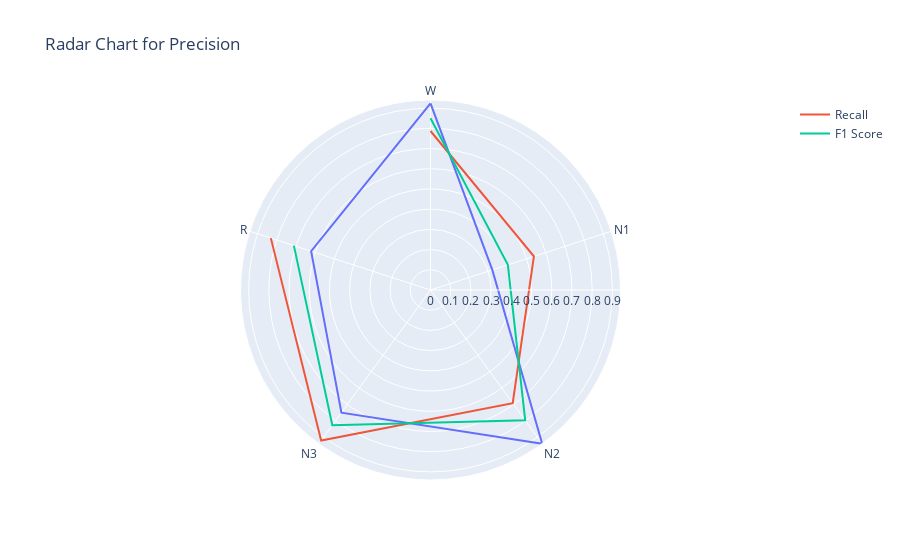

Notebook code cell kept with this figure:
### Code cell
import plotly.express as px

# Create Radar Chart
fig = px.line_polar(df, r='Precision', theta='Class', line_close=True, title='Radar Chart for Precision')
fig.add_scatterpolar(r=df['Recall'], theta=df['Class'], mode='lines', name='Recall')
fig.add_scatterpolar(r=df['F1 Score'], theta=df['Class'], mode='lines', name='F1 Score')

# Update layout
fig.update_layout(
    polar=dict(
        radialaxis=dict(visible=True),
        angularaxis=dict(visible=True)
    )
)

fig.show()

### Figure 1 — Plotly figure (JSON) as saved in the notebook; plotly's stock layout.template omitted (floating-point values rounded to 4 significant figures)
{"data": [{"hovertemplate": "Precision=%{r}<br>Class=%{theta}<extra></extra>", "legendgroup": "", "line": {"color": "#636efa", "dash": "solid"}, "marker": {"symbol": "circle"}, "mode": "lines", "name": "", "r": [0.9232, 0.3216, 0.9401, 0.75, 0.621, 0.9232], "showlegend": false, "subplot": "polar", "theta": ["W", "N1", "N2", "N3", "R", "W"], "type": "scatterpolar"}, {"mode": "lines", "name": "Recall", "r": [0.7867, 0.538, 0.692, 0.9204, 0.8306], "theta": ["W", "N1", "N2", "N3", "R"], "type": "scatterpolar"}, {"mode": "lines", "name": "F1 Score", "r": [0.8495, 0.4025, 0.7972, 0.8265, 0.7107], "theta": ["W", "N1", "N2", "N3", "R"], "type": "scatterpolar"}], "layout": {"legend": {"tracegroupgap": 0}, "polar": {"angularaxis": {"direction": "clockwise", "rotation": 90, "visible": true}, "domain": {"x": [0, 1], "y": [0, 1]}, "radialaxis": {"visible": true}}, "title": {"text": "Radar Chart for Precision"}}}
